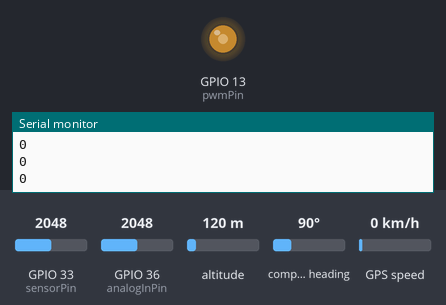
A program run on a simulated ESP32. Parts: output pins drawn as LEDs (lit = HIGH), the last lines printed to the serial monitor. The inputs (shaded band) are chosen by the test bench; at power-on: GPIO 36 (analogInPin) = 2048, GPIO 33 (sensorPin) = 2048, altitude 120 m, compass heading 90°, GPS speed 0 km/h. The GPS gets a fix after 3 s at 37.7749, -122.4194 with 8 satellites.

Above: at 1.2 s.
1.3 s: GPIO 36 (analogInPin) set to 2866
At 2.4 s:
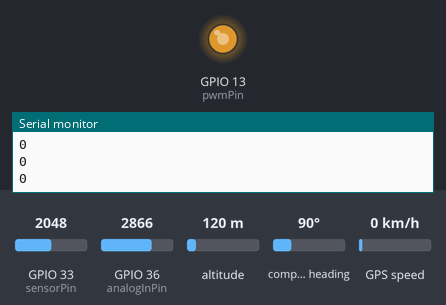
2.8 s: GPIO 36 (analogInPin) set to 3972
At 3.5 s:
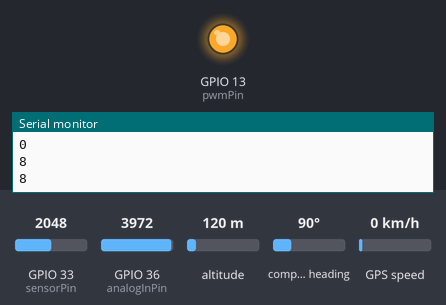
4.3 s: GPIO 36 (analogInPin) set to 122
At 4.6 s:
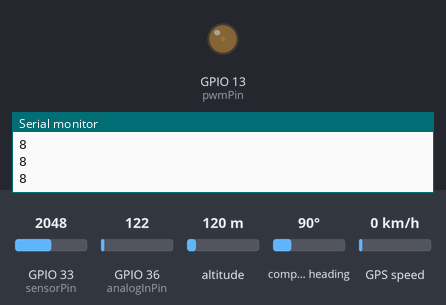
5.8 s: GPIO 36 (analogInPin) set to 10
At 7.0 s:
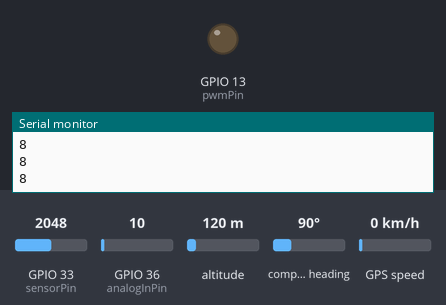
Timing chart, 0 to 8.3 s (numbered marks = the images above; inputs shaded):
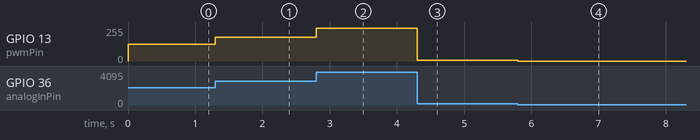

The program:

main.cpp
```cpp
#include <Arduino.h>
#include <WiFi.h>
#include <WebServer.h>
#include <TinyGPS++.h>
#include <SoftwareSerial.h>

// Определение пинов для подключения GPS-модуля
#define RX_PIN 16
#define TX_PIN 17
#define ssid "SSIP_AP"
#define password "TestPass"
// Пины для подключения педали газа и контроллера моторов
#define analogInPin 36
#define pwmPin 13
// Пин для подключения аналогового датчика и коэффициенты для расчета напряжения
#define sensorPin 33
#define voltageDividerFactor 12.73
#define maxVoltage 42.01
#define minVoltage 30.01

// Создание объектов для работы с GPS-модулем
SoftwareSerial gpsSerial(RX_PIN, TX_PIN);
TinyGPSPlus gps;

// Настройки WiFi-точки доступа
float speed = 0;

//Функция loop, выполняемая в бесконечном цикле на ядре 1
void loop1(void *);

// Создание объекта веб-сервера
WebServer server(80);

// Функция для отображения веб-интерфейса
void WebInterface()
{
    String html = R"=====(<!DOCTYPE html>
    <html lang="en">
    <head>
        <meta charset="UTF-8">
        <meta name="viewport" content="width=device-width, initial-scale=1.0">
        <title>WebInterface</title>
        <style>
          .container {
              width: 400px;
              height: 400px;
              margin: 0 auto;
          }
            body {
                display: grid;
                justify-content: center;
                align-items: center;
                height: 50vh;
                margin: 0;
                background-color: #eed3ec;
            }

            .battery {
                width: 225px;
                height: 122.5px;
                background-color: #2b2b2b;
                border: 1px solid #000000;
                border-radius: 35px;
                position: relative;
                top: 300%;
                left: -2%;
                overflow: hidden;
            }

            .battery-level {
                height: 100%;
                position: relative;
                top: 0;
                left: 0;
            }

            .battery-percentage {
                position: absolute;
                top: 50%;
                left: 50%;
                transform: translate(-50%, -50%);
                font-size: 35px;
                color: #000000;
            }

            .speedometer {
                width: 200px;
                height: 200px;
                border: 10px solid #000000;
                border-radius: 50%;
                position: relative;
                background-color: #ffffff;
            }

            .needle {
                width: 2px;
                height: 80px;
                background-color: red;
                position: relative;
                top: 50%;
                left: 50%;
                transform: translate(-50%, -100%) rotate(-180deg);
                transform-origin: bottom center;
                transition: transform 0.5s ease-in-out;
            }

            .speed {
                position: absolute;
                bottom: 10px;
                left: 50%;
                transform: translateX(-50%);
                font-size: 24px;
            }

            .division {
                position: absolute;
                width: 2px;
                height: 10px;
                background-color: black;
                transform-origin: bottom center;
                left: 50%;
            }

            .footer {
                position: absolute;
                bottom: 10px;
                left: 50%;
                transform: translateX(-50%);
                font-size: 14px;
                color: #666;
                text-align: center;
            }
        </style>
    </head>
    <body>
        <div id="sputniks-element">Подключено спутников:0</div>
        <div class="battery" id="battery">
            <div class="battery-level" id="battery-level"></div>
            <span class="battery-percentage" id="battery-percentage"></span>
        </div>
        <div class="speedometer">
            <div class="needle"></div>
            <div class="speed">0<br>
            км/ч</div>
        </div>
        <div class="footer">
            Web-Interface разработан<br>
            студентом группы 9ММР-46-20<br>
            Нехорошевым Антоном Андреевичем<br>
            <br>
            2024
        </div>
        <script>
            function setSputniks(sputniks) {
                const element = document.getElementById("sputniks-element"); // replace with the ID of the HTML element you want to update
                element.textContent = "Подключено спутников: " + sputniks;
            }
        </script>

        <script>
            // Функция для установки уровня заряда аккумулятора
            function setBatteryLevel(charge) {
                var batteryLevel = document.getElementById("battery-level");
                var batteryPercentage = document.getElementById("battery-percentage");
                var color;
                if (charge >= 75) {
                    color = "#00FF00"; // Green 100-75%
                } else if (charge >= 50) {
                    color = "#00FFFF"; // Cyan 75-50%
                } else if (charge >= 25) {
                    color = "#FFFF00"; // Yellow 50-25%
                } else {
                    color = "#FF0000"; // Red 25-0%
                }
                batteryLevel.style.width = charge + "%";
                batteryLevel.style.backgroundColor = color;
                batteryPercentage.textContent = charge.toFixed(0) + "%";
            }

            // Получение элемента спидометра
            const speedometer = document.querySelector('.speedometer');

            // Функция для создания делений на спидометре
            function createDivisions() {
                const divisions = 13;
                const startAngle = 138.5;
                const endAngle = 498.5;
                const radius = 90;
                const centerX = 100;
                const centerY = 100;

                // Создание делений
                for (let i = 3; i <= divisions; i++) {
                    let value = 0;
                    const angle = startAngle + (i / divisions) * (endAngle - startAngle);
                    value = (i * 10) - 30;
                    if (value < 0) value = 360 + value;

                    const radians = (angle - 90) * (Math.PI / 180);
                    const x = centerX + radius * Math.cos(radians);
                    const y = centerY + radius * Math.sin(radians);

                    const division = document.createElement('div');
                    division.classList.add('division');
                    division.style.transform = `translate(-50%, -100%) rotate(${angle}deg)`;
                    division.style.left = `${x}px`;
                    division.style.top = `${y}px`;
                    division.textContent = " " + value;
                    speedometer.appendChild(division);

                    if (value === 100) break;
                }
            }

            // Создание делений на спидометре при загрузке страницы
            createDivisions();

            // Функция для получения данных через AJAX
            function getData() {
                fetch('/data')
                    .then(response => response.json())
                    .then(data => {
                        setBatteryLevel(data.charge);
                        setSpeedometer(data.speed);
                        setSputniks(data.sputniks);
                    })
                    .catch(error => console.error('Error:', error));
            }

            // Функция для установки скорости на спидометре
            function setSpeedometer(speed) {
                const needle = document.querySelector('.needle');
                const speedText = document.querySelector('.speed');

                // Поворот стрелки спидометра
                const angle = ((speed / 1.2820512821 / 100) * (360) - 138.5);
                needle.style.transform = `translate(-50%, -100%) rotate(${angle}deg)`;

                // Обновление отображаемого значения скорости
                speedText.textContent = `${speed.toFixed(0)} км/ч`;
            }

            // Периодическое получение данных
            setInterval(getData, 500);
        </script>
    </body>
    </html>
  )=====";

    server.send(200, "text/html", html);
}

// Обработчик запроса за данными
void handleData()
{
    // Получение данных о скорости и заряде аккумулятора
    int batteryValue = analogRead(sensorPin);
    float voltage = batteryValue / 4095.0 * voltageDividerFactor * 3.3;
    float percentage = (voltage - minVoltage) / (maxVoltage - minVoltage) * 100.0;
    if (percentage < 0) {
        percentage = 0;
    }
    speed = gps.speed.kmph();

    // Получение данных о количестве спутников
    int sputniks = 0;
    if (gps.satellites.isValid())
    {
        sputniks = gps.satellites.value();
    }

    // Формирование и отправка JSON-ответа
    String json = "{\"charge\": " + String(percentage, 1) + ", \"speed\":" + String(speed, 1) + ", \"sputniks\":" + String(sputniks) + "}";
    server.send(200, "application/json", json);
}

// Функция setup, выполняемая при запуске
void setup()
{
    // Инициализация последовательного порта и WiFi-точки доступа

    Serial.begin(9600);
    Serial.println();
    gpsSerial.begin(9600);

    pinMode(pwmPin, OUTPUT);
    pinMode(sensorPin, INPUT);
    WiFi.softAP(ssid, password);
    IPAddress IP = WiFi.softAPIP();
    Serial.print("Access Point IP address: ");
    Serial.println(IP);

    // Регистрация обработчиков запросов
    server.on("/", HTTP_GET, WebInterface);
    server.on("/data", HTTP_GET, handleData);
    server.begin();
    Serial.println("HTTP server started");

    xTaskCreatePinnedToCore(
        loop1,   // функция
        "loop2", // имя
        2048,    // размер стека
        NULL,    // параметры для передачи в функцию
        1,       // приоритет
        NULL,    // дескриптор задачи
        1        // ядро 1
    );
}

float percentage = 0;

// Функция loop, выполняемая в бесконечном цикле на ядре 0
void loop()
{

    int batteryValue = analogRead(sensorPin);
    float voltage = batteryValue / 4095.0 * voltageDividerFactor * 3.3;
    float percentage = (voltage - minVoltage) / (maxVoltage - minVoltage) * 100.0;
    if (percentage < 0) {
        percentage = 0;
    }

    // Чтение значения с педали газа и управление контроллером моторов
    int gas = analogRead(analogInPin);
    int dutyCycle = map(gas, 0, 4095, 0, 255);
    analogWrite(pwmPin, dutyCycle);

    server.handleClient(); // Обработка запросов к веб-серверу

}

// Функция loop, выполняемая в бесконечном цикле на ядре 1
void loop1(void *)
{
    for (;;)
    {
        while (gpsSerial.available() > 0)
        {
            if (gps.encode(gpsSerial.read()))
            {
                // Данные от GPS-модуля успешно обработаны
                speed = gps.speed.kmph();
                int sputniks = gps.satellites.value();
                Serial.println(sputniks);
                // Формирование и отправка JSON-ответа
                String json = "{\"charge\": " + String(percentage, 1) + ", \"speed\":" + String(speed, 1) + ", \"sputniks\":" + String(sputniks) + "}";
                server.send(200, "application/json", json);
            }
        }
        delay(1);
    }
}
```

Measured:
- after the input at 1.3 s, GPIO 13 (pwmPin): 127/255 → 178/255 at once
- after the input at 2.8 s, GPIO 13 (pwmPin): 178/255 → 247/255 at once
- after the input at 4.3 s, GPIO 13 (pwmPin): 247/255 → 7/255 at once
- after the input at 5.8 s, GPIO 13 (pwmPin): 7/255 → 0/255 at once
